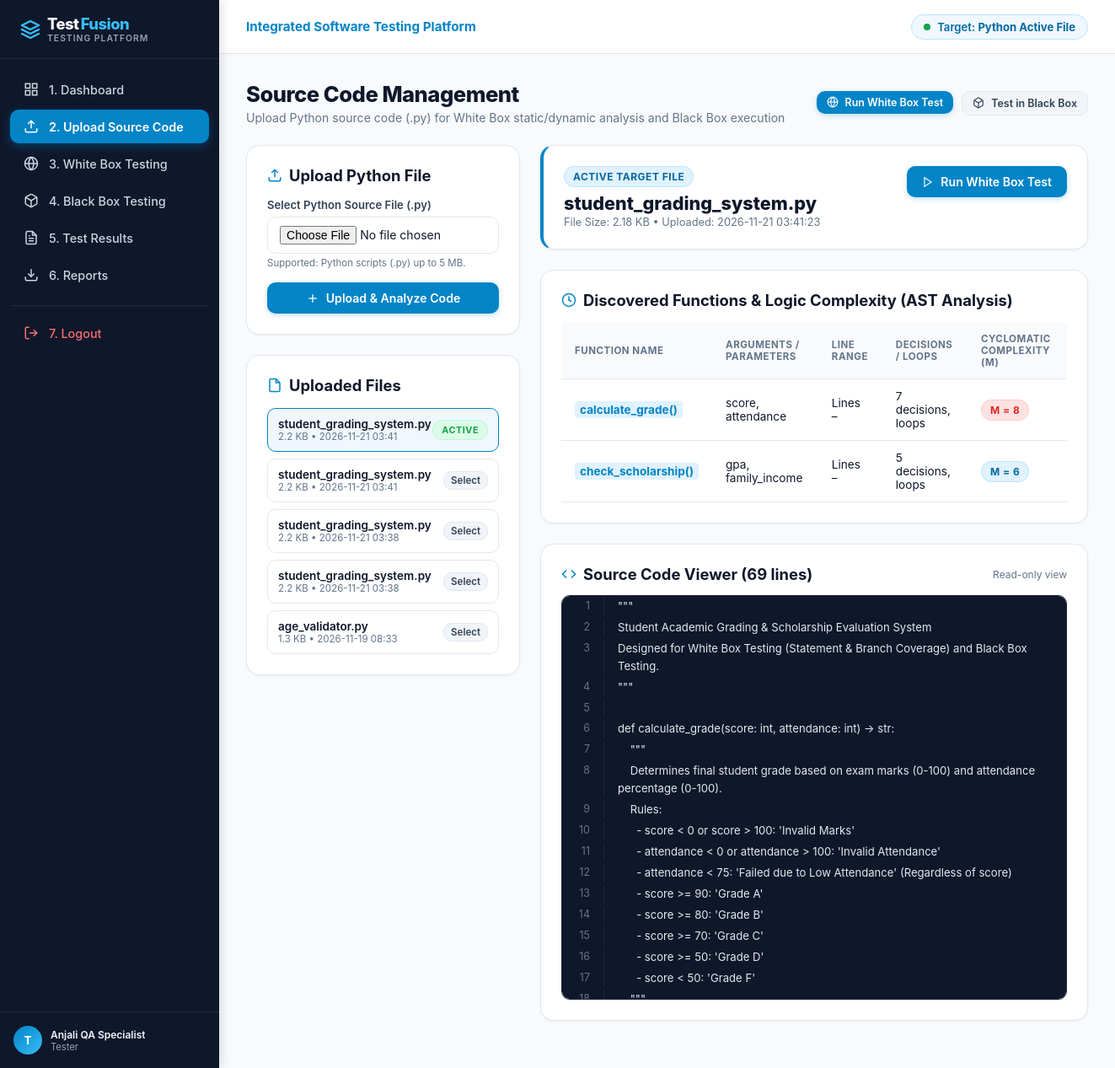
Screenshot of /upload (signed in) with the database file from the repository.
### tables this page shows
CREATE TABLE users (
    id INTEGER PRIMARY KEY AUTOINCREMENT,
    username TEXT UNIQUE NOT NULL,
    email TEXT UNIQUE NOT NULL,
    password_hash TEXT NOT NULL,
    full_name TEXT NOT NULL,
    role TEXT DEFAULT 'Tester',
    created_at TIMESTAMP DEFAULT CURRENT_TIMESTAMP
);

CREATE TABLE uploaded_files (
    id INTEGER PRIMARY KEY AUTOINCREMENT,
    user_id INTEGER NOT NULL,
    filename TEXT NOT NULL,
    filepath TEXT NOT NULL,
    file_content TEXT NOT NULL,
    file_size INTEGER NOT NULL,
    uploaded_at TIMESTAMP DEFAULT CURRENT_TIMESTAMP,
    FOREIGN KEY (user_id) REFERENCES users(id) ON DELETE CASCADE
);

### app.py (the view, shortened to what this page needs)
@app.route('/upload', methods=['GET', 'POST'])
@login_required
def upload():
    user_id = session['user_id']
    active_file = get_active_file(user_id)
    conn = get_db_connection()
    files = conn.execute("SELECT * FROM uploaded_files WHERE user_id = ? ORDER BY uploaded_at DESC", (user_id,)).fetchall()
    conn.close()
    ast_info = None
    file_lines = []
    if active_file:
        ast_info = AstAnalyzer.analyze_source(active_file['file_content'])
        file_lines = active_file['file_content'].splitlines()
    return render_template(
        'upload.html',
        active_file=active_file,
        files=files,
        ast_info=ast_info,
        file_lines=file_lines
    )

### templates/upload.html (shortened to what this page needs)
{% extends "base.html" %}
{% block content %}
<div class="page-header">
    <div>
        <h1 class="page-title">Source Code Management</h1>
        <p class="page-subtitle">Upload Python source code (.py) for White Box static/dynamic analysis and Black Box execution</p>
    </div>
    <div style="display: flex; gap: 10px;">
        {% if active_file %}
        <form action="{{ url_for('run_whitebox') }}" method="POST" style="margin: 0;">
            <button type="submit" class="btn btn-primary btn-sm">
                <svg width="14" height="14" viewBox="0 0 24 24" fill="none" stroke="currentColor" stroke-width="2"><circle cx="12" cy="12" r="10"></circle><path d="M12 2a14.5 14.5 0 0 0 0 20 14.5 14.5 0 0 0 0-20"></path><path d="M2 12h20"></path></svg>
                Run White Box Test
            </button>
        </form>
        <a href="{{ url_for('blackbox') }}" class="btn btn-secondary btn-sm">
            Test in Black Box
        </a>
        {% endif %}
    </div>
</div>
<div style="display: grid; grid-template-columns: 1fr 2fr; gap: 24px;">
    <div>
        <div class="content-card">
            <h2 class="card-title">
                <svg width="18" height="18" viewBox="0 0 24 24" fill="none" stroke="#0284c7" stroke-width="2"><path d="M21 15v4a2 2 0 0 1-2 2H5a2 2 0 0 1-2-2v-4"></path><polyline points="17 8 12 3 7 8"></polyline><line x1="12" y1="3" x2="12" y2="15"></line></svg>
                Upload Python File
            </h2>
            <form action="{{ url_for('upload') }}" method="POST" enctype="multipart/form-data">
                <div class="form-group">
                    <label class="form-label" for="source_file">Select Python Source File (.py)</label>
                    <input type="file" id="source_file" name="source_file" class="form-control" accept=".py" required>
                    <span style="font-size: 0.72rem; color: #64748b; margin-top: 4px; display: block;">Supported: Python scripts (.py) up to 5 MB.</span>
                </div>
                <button type="submit" class="btn btn-primary" style="width: 100%; justify-content: center;">
                    <svg width="16" height="16" viewBox="0 0 24 24" fill="none" stroke="currentColor" stroke-width="2"><line x1="12" y1="5" x2="12" y2="19"></line><line x1="5" y1="12" x2="19" y2="12"></line></svg>
                    Upload &amp; Analyze Code
                </button>
            </form>
        </div>
        <div class="content-card">
            <h2 class="card-title">
                <svg width="18" height="18" viewBox="0 0 24 24" fill="none" stroke="#0284c7" stroke-width="2"><path d="M14 2H6a2 2 0 0 0-2 2v16a2 2 0 0 0 2 2h12a2 2 0 0 0 2-2V8z"></path><polyline points="14 2 14 8 20 8"></polyline></svg>
                Uploaded Files
            </h2>
            <div style="display: flex; flex-direction: column; gap: 8px;">
                {% for f in files %}
                <div style="display: flex; align-items: center; justify-content: space-between; padding: 10px 12px; border: 1px solid {% if active_file and active_file['id'] == f['id'] %}#0284c7{% else %}var(--border-color){% endif %}; border-radius: var(--radius-md); background: {% if active_file and active_file['id'] == f['id'] %}var(--primary-subtle){% else %}#ffffff{% endif %};">
                    <div style="overflow: hidden;">
                        <div style="font-size: 0.85rem; font-weight: 600; color: #0f172a; white-space: nowrap; text-overflow: ellipsis; overflow: hidden;">
                            {{ f['filename'] }}
                        </div>
                        <div style="font-size: 0.72rem; color: #64748b;">
                            {{ (f['file_size'] / 1024) | round(1) }} KB &bull; {{ f['uploaded_at'][:16] }}
                        </div>
                    </div>
                    {% if active_file and active_file['id'] == f['id'] %}
                        <span class="badge badge-pass" style="font-size: 0.68rem;">Active</span>
                    {% else %}
                        <a href="{{ url_for('select_file', file_id=f['id']) }}" class="btn btn-secondary btn-sm" style="padding: 3px 8px; font-size: 0.72rem;">Select</a>
                    {% endif %}
                </div>
                {% else %}
                <div style="font-size: 0.82rem; color: #94a3b8; text-align: center; padding: 16px;">
                    No uploaded files yet.
                </div>
                {% endfor %}
            </div>
        </div>
    </div>
    <div>
        {% if active_file %}
        <div class="content-card" style="border-left: 4px solid #0284c7;">
            <div style="display: flex; justify-content: space-between; align-items: flex-start; flex-wrap: wrap; gap: 12px;">
                <div>
                    <span class="badge badge-info" style="margin-bottom: 6px;">Active Target File</span>
                    <h2 style="font-size: 1.35rem; font-weight: 800; color: #0f172a;">{{ active_file['filename'] }}</h2>
                    <p style="font-size: 0.8rem; color: #64748b; margin-top: 2px;">
                        File Size: {{ (active_file['file_size'] / 1024) | round(2) }} KB &bull; Uploaded: {{ active_file['uploaded_at'] }}
                    </p>
                </div>
                <div style="display: flex; gap: 8px;">
                    <form action="{{ url_for('run_whitebox') }}" method="POST" style="margin: 0;">
                        <button type="submit" class="btn btn-primary">
                            <svg width="14" height="14" viewBox="0 0 24 24" fill="none" stroke="currentColor" stroke-width="2"><polygon points="5 3 19 12 5 21 5 3"></polygon></svg>
                            Run White Box Test
                        </button>
                    </form>
                </div>
            </div>
        </div>
        {% if ast_info and ast_info['functions'] %}
        <div class="content-card">
            <h2 class="card-title">
                <svg width="18" height="18" viewBox="0 0 24 24" fill="none" stroke="#0284c7" stroke-width="2"><circle cx="12" cy="12" r="10"></circle><polyline points="12 6 12 12 16 14"></polyline></svg>
                Discovered Functions &amp; Logic Complexity (AST Analysis)
            </h2>
            <div class="table-responsive">
                <table class="custom-table">
                    <thead>
                        <tr>
                            <th>Function Name</th>
                            <th>Arguments / Parameters</th>
                            <th>Line Range</th>
                            <th>Decisions / Loops</th>
                            <th>Cyclomatic Complexity (M)</th>
                        </tr>
                    </thead>
                    <tbody>
                        {% for fn in ast_info['functions'] %}
                        <tr>
                            <td><code style="font-weight: 700; color: #0284c7; background: #e0f2fe; padding: 2px 6px; border-radius: 4px;">{{ fn['name'] }}()</code></td>
                            <td>
                                {% if fn['args'] %}
                                    <code>{{ fn['args'] | join(', ') }}</code>
                                {% else %}
                                    <span style="color: #94a3b8;">None</span>
                                {% endif %}
                            </td>
                            <td>Lines {{ fn['lineno'] }} &ndash; {{ fn['end_lineno'] }}</td>
                            <td>{{ fn['decision_points'] }} decisions, {{ fn['loops'] }} loops</td>
                            <td>
                                <span class="badge {% if fn['cyclomatic_complexity'] <= 3 %}badge-pass{% elif fn['cyclomatic_complexity'] <= 7 %}badge-info{% else %}badge-fail{% endif %}">
                                    M = {{ fn['cyclomatic_complexity'] }}
                                </span>
                            </td>
                        </tr>
                        {% endfor %}
                    </tbody>
                </table>
            </div>
        </div>
        {% endif %}
        <div class="content-card">
            <div style="display: flex; justify-content: space-between; align-items: center; margin-bottom: 14px;">
                <h2 class="card-title" style="margin-bottom: 0;">
                    <svg width="18" height="18" viewBox="0 0 24 24" fill="none" stroke="#0284c7" stroke-width="2"><polyline points="16 18 22 12 16 6"></polyline><polyline points="8 6 2 12 8 18"></polyline></svg>
                    Source Code Viewer ({{ file_lines | length }} lines)
                </h2>
                <span style="font-size: 0.75rem; color: #64748b;">Read-only view</span>
            </div>
            <div class="code-viewer">
                {% for line in file_lines %}
                <div class="code-line">
                    <span class="code-lineno">{{ loop.index }}</span>
                    <span class="code-text">{{ line }}</span>
                </div>
                {% endfor %}
            </div>
        </div>
        {% endif %}
    </div>
</div>
{% endblock %}

### templates/base.html (shortened to what this page needs)
<!DOCTYPE html>
<html lang="en">
<head>
    <link rel="stylesheet" href="{{ url_for('static', filename='css/style.css') }}">
</head>
<body>
    <aside class="sidebar">
        <div class="sidebar-brand">
            <div>
                Test<span class="highlight">Fusion</span>
                <span class="sidebar-brand-subtitle">Testing Platform</span>
            </div>
        </div>
        <ul class="sidebar-menu">
            <li>
                <a href="{{ url_for('dashboard') }}" class="sidebar-link {% if request.endpoint == 'dashboard' %}active{% endif %}">
                    <svg viewBox="0 0 24 24" fill="none" stroke="currentColor" stroke-width="2"><rect x="3" y="3" width="7" height="7"></rect><rect x="14" y="3" width="7" height="7"></rect><rect x="14" y="14" width="7" height="7"></rect><rect x="3" y="14" width="7" height="7"></rect></svg>
                    <span>1. Dashboard</span>
                </a>
            </li>
            <li>
                <a href="{{ url_for('upload') }}" class="sidebar-link {% if request.endpoint == 'upload' %}active{% endif %}">
                    <svg viewBox="0 0 24 24" fill="none" stroke="currentColor" stroke-width="2"><path d="M21 15v4a2 2 0 0 1-2 2H5a2 2 0 0 1-2-2v-4"></path><polyline points="17 8 12 3 7 8"></polyline><line x1="12" y1="3" x2="12" y2="15"></line></svg>
                    <span>2. Upload Source Code</span>
                </a>
            </li>
            <li>
                <a href="{{ url_for('whitebox') }}" class="sidebar-link {% if request.endpoint == 'whitebox' %}active{% endif %}">
                    <svg viewBox="0 0 24 24" fill="none" stroke="currentColor" stroke-width="2"><circle cx="12" cy="12" r="10"></circle><path d="M12 2a14.5 14.5 0 0 0 0 20 14.5 14.5 0 0 0 0-20"></path><path d="M2 12h20"></path></svg>
                    <span>3. White Box Testing</span>
                </a>
            </li>
            <li>
                <a href="{{ url_for('blackbox') }}" class="sidebar-link {% if request.endpoint == 'blackbox' %}active{% endif %}">
                    <span>4. Black Box Testing</span>
                </a>
            </li>
            <li>
                <a href="{{ url_for('results') }}" class="sidebar-link {% if request.endpoint == 'results' %}active{% endif %}">
                    <span>5. Test Results</span>
                </a>
            </li>
            <li>
                <a href="{{ url_for('reports') }}" class="sidebar-link {% if request.endpoint == 'reports' %}active{% endif %}">
                    <svg viewBox="0 0 24 24" fill="none" stroke="currentColor" stroke-width="2"><path d="M21 15v4a2 2 0 0 1-2 2H5a2 2 0 0 1-2-2v-4"></path><polyline points="7 10 12 15 17 10"></polyline><line x1="12" y1="15" x2="12" y2="3"></line></svg>
                    <span>6. Reports</span>
                </a>
            </li>
            <li style="margin-top: 16px; border-top: 1px solid rgba(255,255,255,0.08); padding-top: 12px;">
                <a href="{{ url_for('logout') }}" class="sidebar-link" style="color: #f87171;">
                    <svg viewBox="0 0 24 24" fill="none" stroke="currentColor" stroke-width="2"><path d="M9 21H5a2 2 0 0 1-2-2V5a2 2 0 0 1 2-2h4"></path><polyline points="16 17 21 12 16 7"></polyline><line x1="21" y1="12" x2="9" y2="12"></line></svg>
                    <span>7. Logout</span>
                </a>
            </li>
        </ul>
        <div class="sidebar-footer">
            <div class="user-badge">
                <div class="user-avatar">
                    {{ current_user['username'][0].upper() if current_user else 'U' }}
                </div>
                <div style="overflow: hidden;">
                    <div style="color: #f1f5f9; font-weight: 600; white-space: nowrap; text-overflow: ellipsis; overflow: hidden;">
                        {{ current_user['full_name'] if current_user else 'Guest User' }}
                    </div>
                    <div style="font-size: 0.7rem; color: #94a3b8;">{{ current_user['role'] if current_user else 'Tester' }}</div>
                </div>
            </div>
        </div>
    </aside>
    <div class="main-wrapper">
        <header class="top-navbar">
            <div style="display: flex; align-items: center; gap: 12px;">
                <span style="font-weight: 700; color: #0284c7; font-size: 0.95rem;">Integrated Software Testing Platform</span>
            </div>
            <div style="display: flex; align-items: center; gap: 16px;">
                {% if session.get('active_file_id') %}
                <div class="file-status-badge">
                    <span style="width: 8px; height: 8px; border-radius: 50%; background-color: #16a34a; display: inline-block;"></span>
                    <span>Target: <b>Python Active File</b></span>
                </div>
                {% else %}
                <div class="file-status-badge" style="background: #fef3c7; border-color: #fde68a; color: #92400e;">
                    <span>No file uploaded yet</span>
                </div>
                {% endif %}
            </div>
        </header>
        <main class="content-area">
            {% block content %}{% endblock %}
        </main>
    </div>
</body>
</html>

### rows the page displays
users: username "T", full_name "Anjali QA Specialist", role "Tester"
uploaded_files: filename "student_grading_system.py", (f['file_size']/1024)|round(1) "2.2", uploaded_at "2026-11-21 03:41", shows "ACTIVE", (active_file['file_size']/1024)|round(2) "2.18", uploaded_at "2026-11-21 03:41:23"
uploaded_files: filename "student_grading_system.py", (f['file_size']/1024)|round(1) "2.2", uploaded_at "2026-11-21 03:41"
uploaded_files: filename "student_grading_system.py", (f['file_size']/1024)|round(1) "2.2", uploaded_at "2026-11-21 03:38"
uploaded_files: filename "student_grading_system.py", (f['file_size']/1024)|round(1) "2.2", uploaded_at "2026-11-21 03:38"
uploaded_files: filename "age_validator.py", (f['file_size']/1024)|round(1) "1.3", uploaded_at "2026-11-19 08:33"

### other values shown
{{ fn['name'] }} "calculate_grade" "check_scholarship"
{{ fn['args'] | join(', ') }} "score, attendance" "gpa, family_income"
{{ fn['decision_points'] }} "7" "5"
{{ fn['cyclomatic_complexity'] }} "8" "6"
{{ file_lines | length }} "69"
{{ line }} "\"\"\"" "Student Academic Grading & Scholarship Evaluation System" "Designed for White Box Testing (Statement & Branch Coverage) and Black Box Testing." "\"\"\"" "def calculate_grade(score: int, attendance: int) -> str:" "\"\"\"" "Determines final student grade based on exam marks (0-100) and attendance percentage (0-100)." "Rules:" "- score < 0 or score > 100: 'Invalid Marks'" "- attendance < 0 or attendance > 100: 'Invalid Attendance'" "- attendance < 75: 'Failed due to Low Attendance' (Regardless of score)" "- score >= 90: 'Grade A'" "- score >= 80: 'Grade B'" "- score >= 70: 'Grade C'" "- score >= 50: 'Grade D'" "- score < 50: 'Grade F'"
